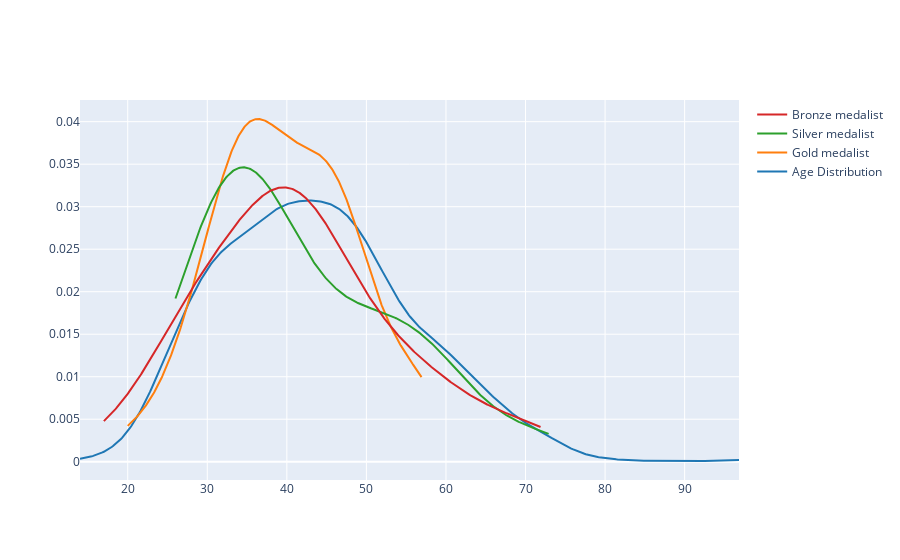

The code cell stored with this chart in its notebook:
### Code cell
sport_wise_age(df,'Art Competitions')

### Figure 1 — Plotly figure (JSON) as saved in the notebook; plotly's stock layout.template omitted (floating-point values rounded to 4 significant figures; data arrays with more than 128 entries replaced by an {"elided": "..."} marker saying what was removed)
{"data": [{"legendgroup": "Age Distribution", "marker": {"color": "rgb(31, 119, 180)"}, "mode": "lines", "name": "Age Distribution", "showlegend": true, "type": "scatter", "x": {"elided": "500 float values"}, "xaxis": "x", "y": {"elided": "500 float values"}, "yaxis": "y"}, {"legendgroup": "Gold medalist", "marker": {"color": "rgb(255, 127, 14)"}, "mode": "lines", "name": "Gold medalist", "showlegend": true, "type": "scatter", "x": {"elided": "500 float values"}, "xaxis": "x", "y": {"elided": "500 float values"}, "yaxis": "y"}, {"legendgroup": "Silver medalist", "marker": {"color": "rgb(44, 160, 44)"}, "mode": "lines", "name": "Silver medalist", "showlegend": true, "type": "scatter", "x": {"elided": "500 float values"}, "xaxis": "x", "y": {"elided": "500 float values"}, "yaxis": "y"}, {"legendgroup": "Bronze medalist", "marker": {"color": "rgb(214, 39, 40)"}, "mode": "lines", "name": "Bronze medalist", "showlegend": true, "type": "scatter", "x": {"elided": "500 float values"}, "xaxis": "x", "y": {"elided": "500 float values"}, "yaxis": "y"}], "layout": {"autosize": true, "barmode": "overlay", "hovermode": "closest", "legend": {"traceorder": "reversed"}, "xaxis": {"anchor": "y2", "autorange": true, "domain": [0, 1], "range": [14, 96.83], "type": "linear", "zeroline": false}, "yaxis": {"anchor": "free", "autorange": true, "domain": [0, 1], "position": 0, "range": [-0.002149, 0.04255], "type": "linear"}}}
